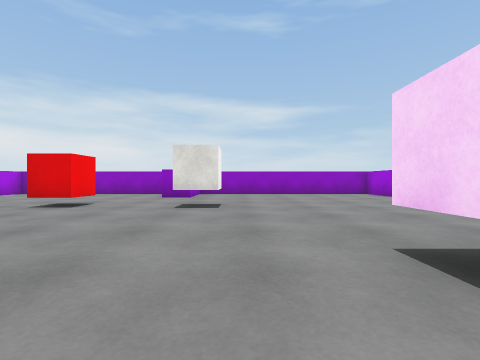
view 1 (above)

15 first-person views from a walk through a Unity game level. The camera is 0.62 m above the floor, looks level and sees 85° across. The floor is counted in squares, 1 m on a side. Each view is taken from the middle of a square. On the plan, view 1 faces up. The plan holds only what a view shows up to about 9 squares ahead; the rest is blank. The player is left out. Surface patterns are stand-ins for the level's own textures.

view 2
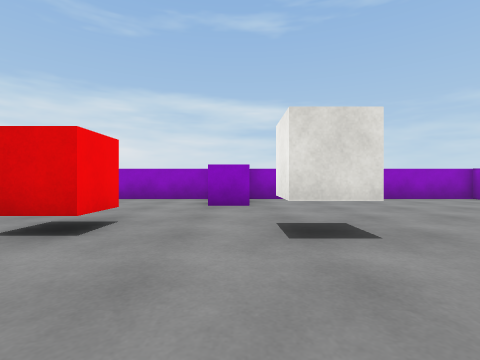

view 3
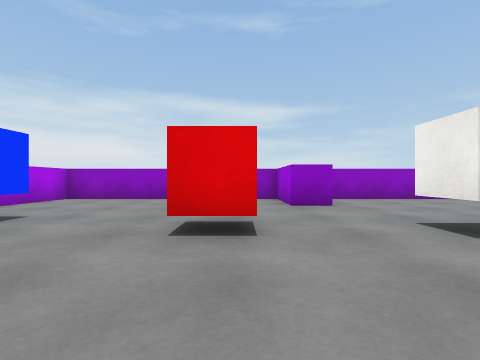

view 4
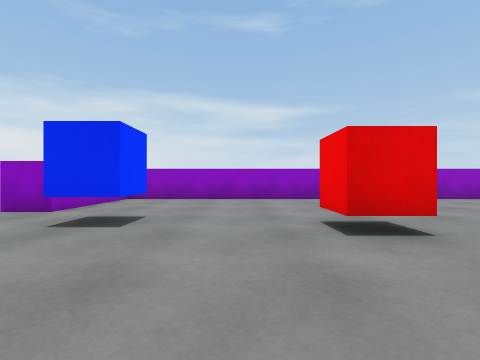

view 5
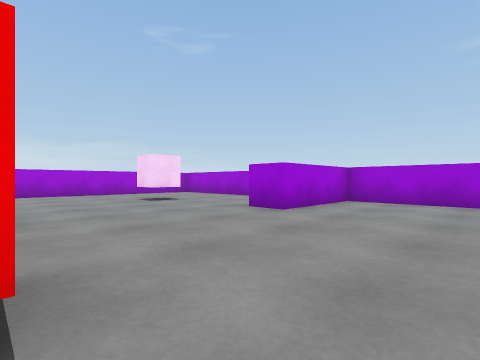

view 6
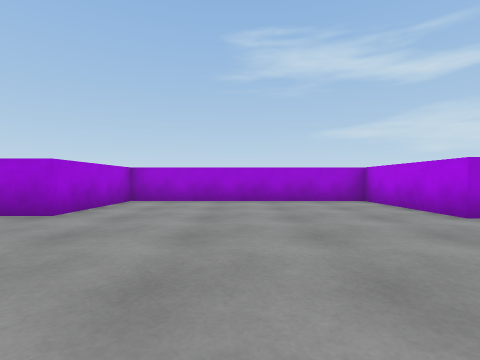

view 7
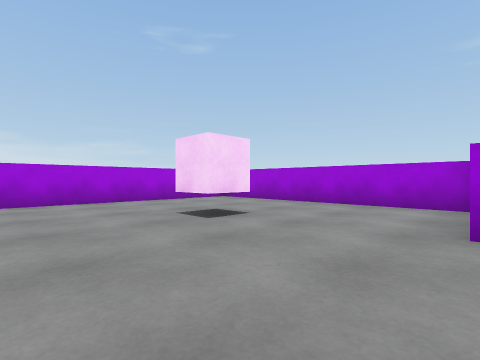

view 8
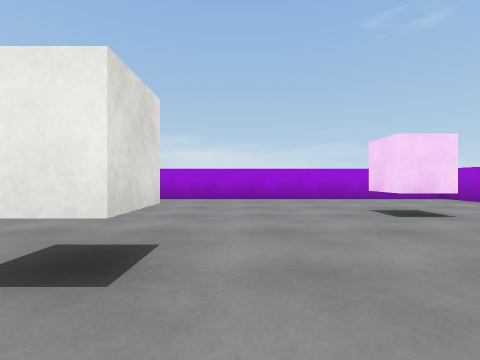

view 9
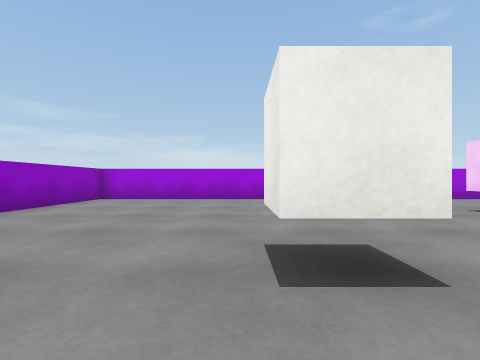

view 10
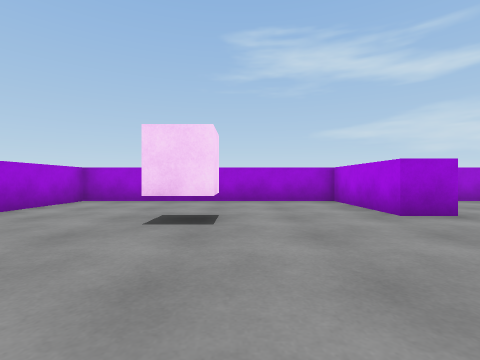

view 11
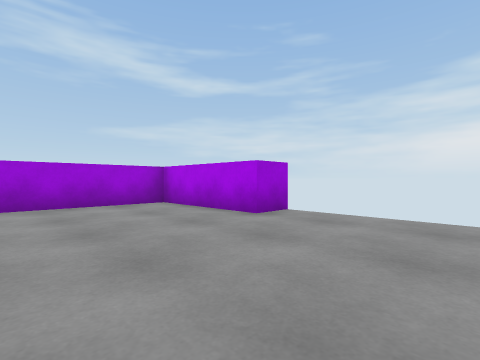

view 12
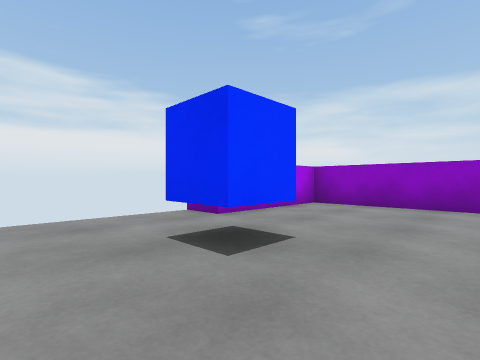

view 13
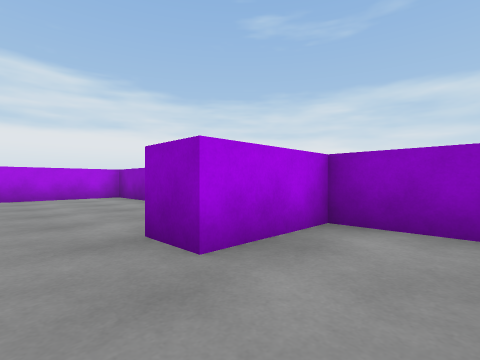

view 14
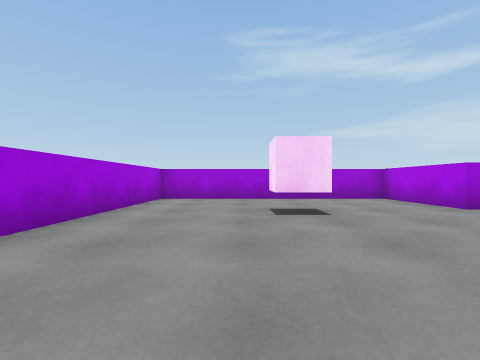

view 15
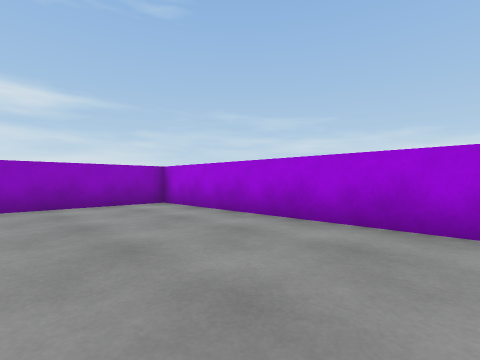

### Floor plan
Points are (right, up) in squares from view 1. A wall is a line through its corners. A room is listed if a view was taken in it or the views show most of it. See-through windows are left out.
Room 1 (views 1, 2, 3, 4, 5, 6, 7, 8, 9, 10, 11, 12, 13, 14, 15)
walls: (-10.8, 1.8) (-9.7, 1.8) (-9.7, -1.7) (-2.8, -1.7) (-2.8, 1.5) (-1.8, 1.5) (-1.8, -1.7) (5.6, -1.7) (5.6, 11.6) (-1.8, 11.6) (-1.8, 9.3) (-2.8, 9.3) (-2.8, 11.6) (-9.7, 11.6) (-9.7, 8.1) (-10.8, 8.1)
objects: other object (-8, 7); other object (-5, 6) to (-4, 7); other object (-1, 6) to (-1, 7); other object (2, 2)

Where each view was taken, in squares from view 1:
view 1: 0 up, 0 right, facing up
view 2: 3 up, 2 left, facing up
view 3: 3 up, 4 left, facing up
view 4: 3 up, 6 left, facing up
view 5: 6 up, 6 left, facing down-right
view 6: 6 up, 6 left, facing down
view 7: 5 up, 2 left, facing down-right
view 8: 5 up, 3 left, facing right
view 9: 7 up, 3 left, facing right
view 10: 6 up, 1 right, facing down
view 11: 5 up, 6 left, facing down-left
view 12: 5 up, 6 left, facing up-left
view 13: 8 up, 0 right, facing up-left
view 14: 7 up, 3 right, facing down
view 15: 5 up, 2 right, facing up-right
